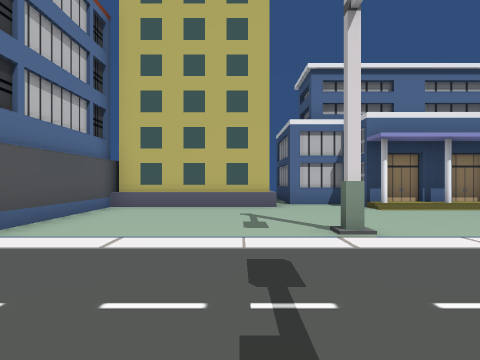
[1] (above)

17 first-person views from a walk through a 3-D level made in the Unity game engine. The camera is 1.4 m above the floor, looks level and sees 70° across. The floor is counted in squares, 2 m on a side. Each view is taken from the middle of a square. On the plan, view 1 faces up. The plan holds only what a view shows up to about 11 squares ahead; the rest is blank. The place goes on beyond the plan. The player is left out. Some surface patterns are stand-ins.

[2]
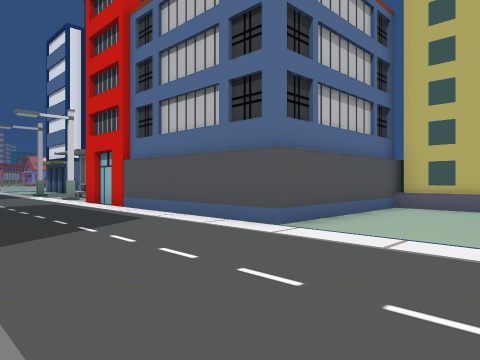

[3]
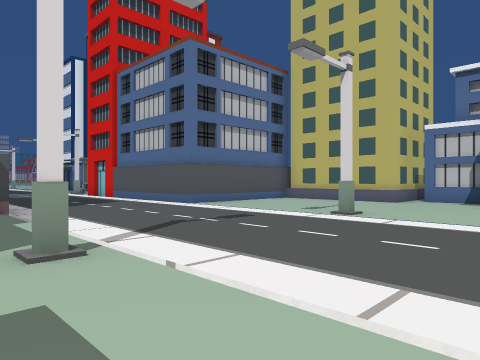

[4]
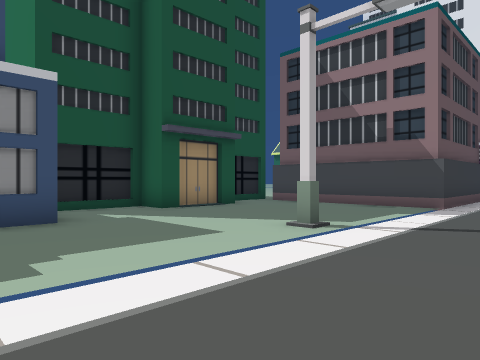

[5]
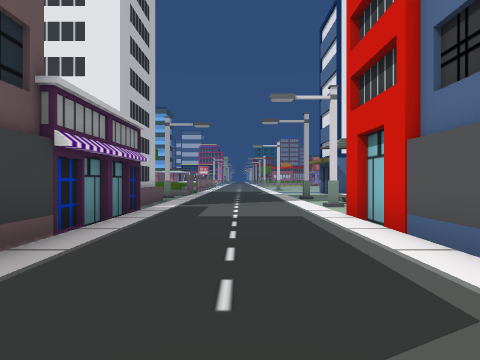

[6]
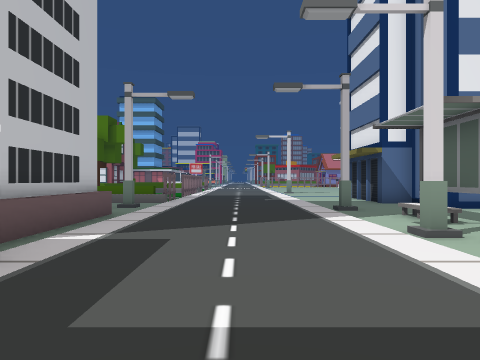

[7]
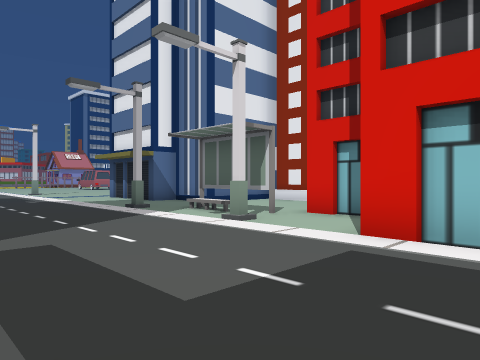

[8]
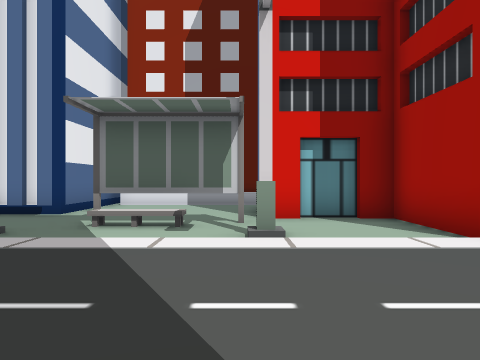

[9]
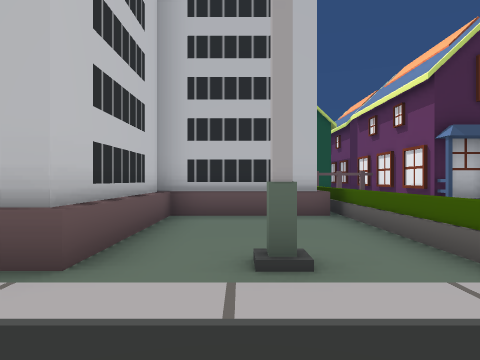

[10]
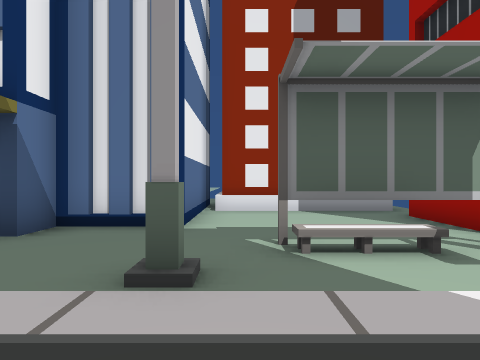

[11]
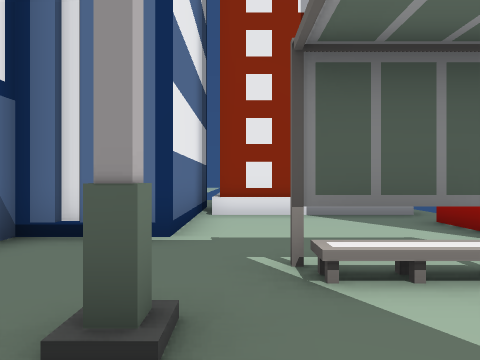

[12]
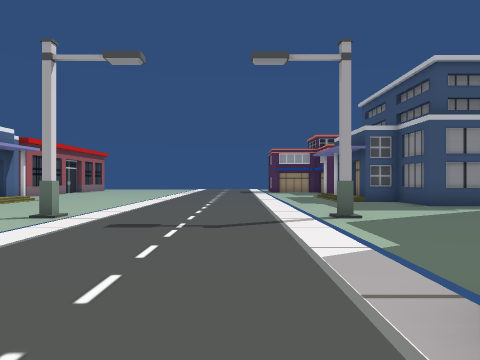

[13]
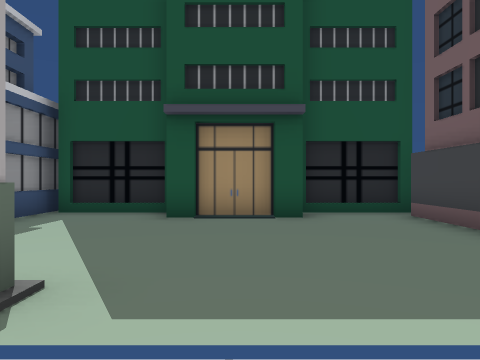

[14]
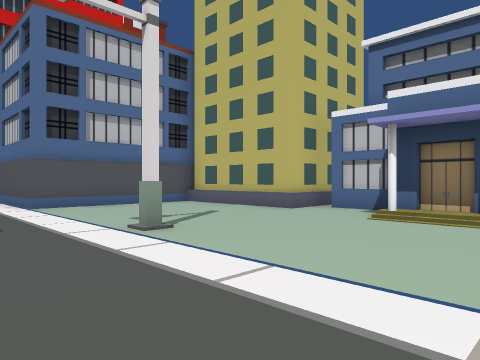

[15]
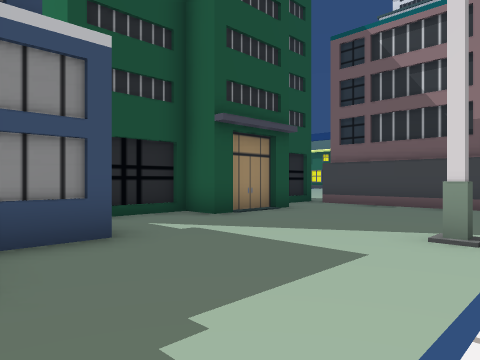

[16]
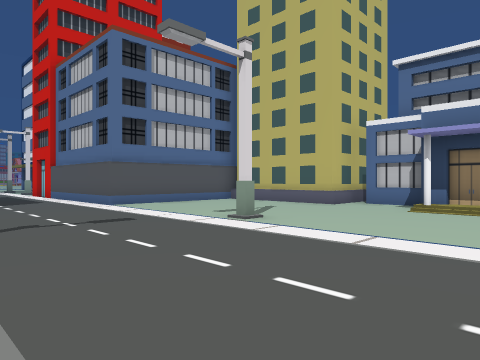

[17]
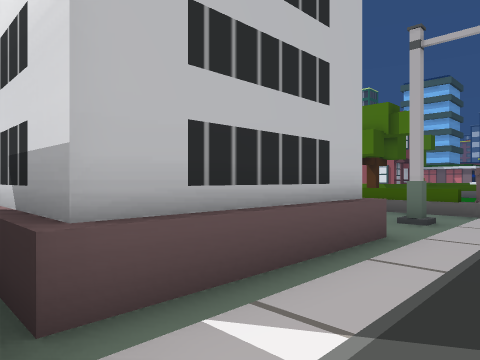

### Floor plan
Key: @ floor where view 1 was taken; # wall or solid block; . floor; ^ raised ledge; B building; O other object.
Columns run from 20 left of view 1 to 6 right of it. Each row starts with its distance up from view 1.
 12   #
 11   #    B
 10   #BBBB.            #####
  9   #....#         ####B.B##
  8 ###....##        B.......#
  7 #......B##       B........
  6 ....OOO..#       B........
  5 ..#......#       B...##...
  4 ...........#BBBBBB...  ....
  3 ...........................
  2 ...........................
  1 ...........................
  0 ....................@......
 -1 ^.#.B##B####B    ....#.....
 -2 ^...#####        ..........
 -3 ^...#  #         .........#
 -4 ^...#            .......#B#
 -5 BBBB#            .......B
 -6 B   #           B..B##..B
 -7 B                ########
 -8 B

Positions as (right, up) in squares from view 1, and headings:
1: (0, 0), facing up
2: (0, 0), facing up-left
3: (5, -2), facing up-left
4: (6, 2), facing down-left
5: (-4, 2), facing left
6: (-9, 2), facing left
7: (-9, 0), facing up-left
8: (-14, 0), facing up
9: (-18, 2), facing down
10: (-17, 2), facing up
11: (-17, 3), facing up
12: (-5, 1), facing right
13: (0, 1), facing down
14: (6, 2), facing up-left
15: (6, 0), facing down-left
16: (6, 0), facing up-left
17: (-12, 1), facing down-left
